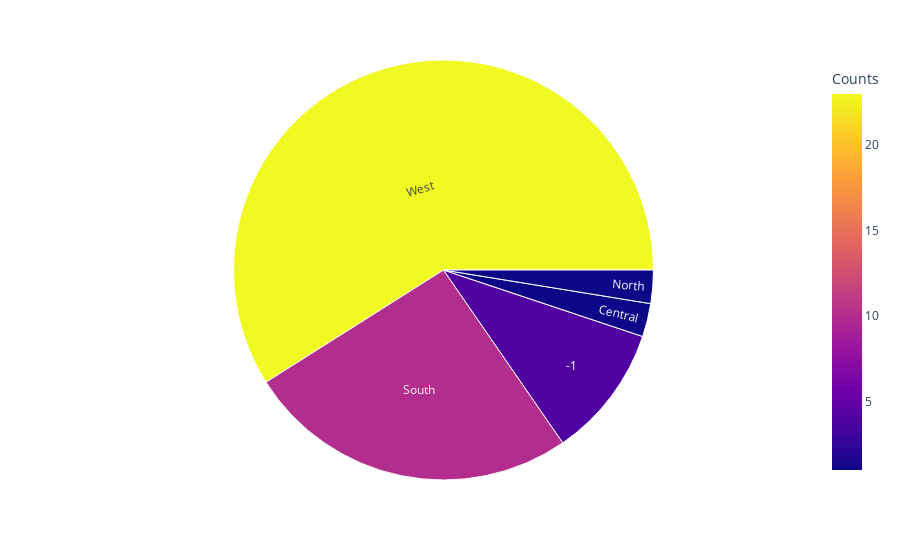

Here is the notebook cell this chart was saved with:
### Markdown cell above
# SNACK_ANALYSIS

### Code cell
snack= data[data["course"]=="snack"].value_counts().reset_index()
snack_1= snack["region"].value_counts().reset_index()
snack_1.columns=["Region", "Counts"]


snack_sunburst = px.sunburst(snack_1, path=['Region'],values='Counts',color ='Counts')
snack_sunburst.show()

### Figure 1 — Plotly figure (JSON) as saved in the notebook; plotly's stock layout.template omitted (floating-point values rounded to 4 significant figures)
{"data": [{"branchvalues": "total", "customdata": [[4], [1], [1], [10], [23]], "domain": {"x": [0, 1], "y": [0, 1]}, "hovertemplate": "labels=%{label}<br>Counts_sum=%{value}<br>parent=%{parent}<br>id=%{id}<br>Counts=%{color}<extra></extra>", "ids": ["-1", "Central", "North", "South", "West"], "labels": ["-1", "Central", "North", "South", "West"], "marker": {"coloraxis": "coloraxis", "colors": [4, 1, 1, 10, 23]}, "name": "", "parents": ["", "", "", "", ""], "type": "sunburst", "values": [4, 1, 1, 10, 23]}], "layout": {"coloraxis": {"colorbar": {"title": {"text": "Counts"}}, "colorscale": [[0, "#0d0887"], [0.1111, "#46039f"], [0.2222, "#7201a8"], [0.3333, "#9c179e"], [0.4444, "#bd3786"], [0.5556, "#d8576b"], [0.6667, "#ed7953"], [0.7778, "#fb9f3a"], [0.8889, "#fdca26"], [1, "#f0f921"]]}, "legend": {"tracegroupgap": 0}, "margin": {"t": 60}}}
